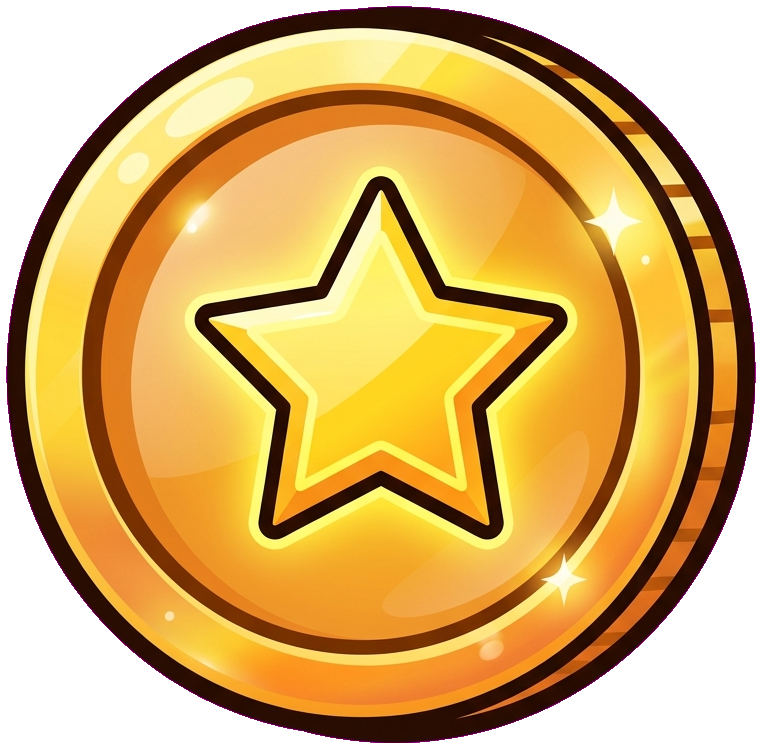
#> input picture assets/raw/coin.png, 762 x 749 px
$ python -i benchmark_dual_plate_transfer.py   (imports and definitions only)
#> lines starting #> are read from the running program, lines starting #| are printed output that depends on the picture
#!/usr/bin/env python3
from __future__ import annotations

import argparse
import json
import sys
from pathlib import Path
from time import perf_counter
from typing import Any

from PIL import Image, ImageDraw, ImageFont

ROOT = Path(__file__).resolve().parents[2]
if str(ROOT) not in sys.path:
    sys.path.insert(0, str(ROOT))

try:
    import numpy as np
except ImportError:  # pragma: no cover
    np = None

from tools.assets.atomic_io import save_image_atomic, write_json_atomic, write_text_atomic
from tools.assets.benchmark_cutout_modes import (
    BACKGROUNDS,
    checkerboard,
    contain,
    font,
    metrics,
    project_path,
    rel,
    source_image_for_case,
    soft_chroma_matte,
)
from tools.assets.dual_plate_alpha import extract_dual_plate_alpha


RGB = tuple[int, int, int]


# [13 lines left out: functions parse_color, load_cases, not called in this run]


def crop_case(case: dict[str, Any]) -> Image.Image:
    source, _source_label, _rect = source_image_for_case(case)
    return source


# [47 lines left out: functions composite_on, render_cell, prepare_source_reference, not called in this run]


def alpha_bbox(image: Image.Image) -> tuple[int, int, int, int] | None:
    return image.convert("RGBA").getchannel("A").getbbox()


def trim_alpha(image: Image.Image) -> Image.Image:
    bbox = alpha_bbox(image)
    if not bbox:
        return image.convert("RGBA")
    return image.convert("RGBA").crop(bbox)


# [293 lines left out: functions threshold_bbox, transfer_alpha_to_source, transfer_alpha_to_source_bbox, alpha_iou, foreground_mask_from_bg, bbox_from_mask and 6 more, not called in this run]


# [2 lines not run here, left out]

>>> from PIL import Image
>>> picture = Image.open('../../assets/raw/coin.png')
#> picture is the input picture: PIL image 762x749 RGBA; mean R, G, B, A 214.7, 118.8, 103.2, 195.8
>>> result = trim_alpha(picture)
#> in trim_alpha, `bbox = alpha_bbox(image)`: bbox = (6, 6, 756, 743)
#> in trim_alpha, `return image.convert("RGBA").crop(bbox)`:
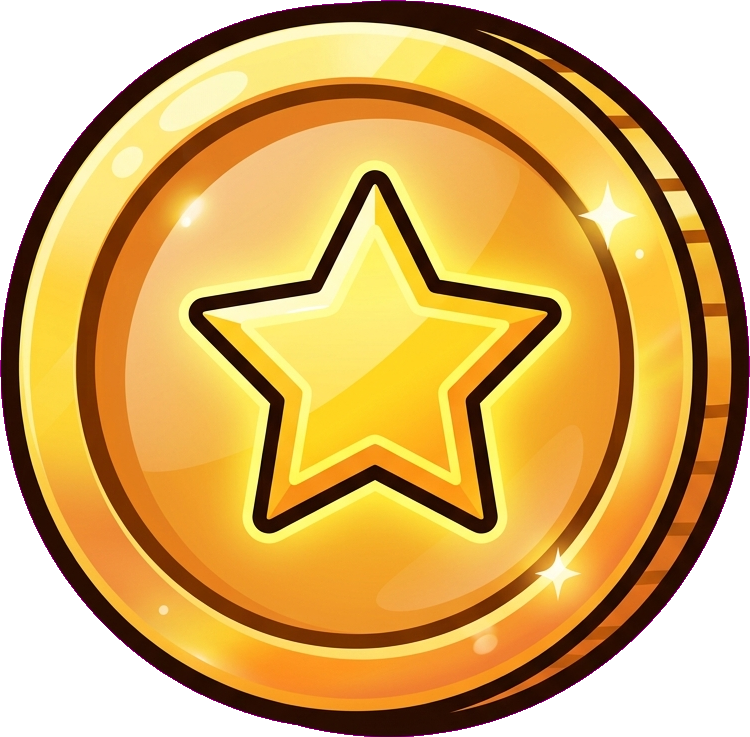
#> returned value: PIL image 750x737 RGBA; mean R, G, B, A 213.5, 122.4, 98.5, 202.2; transparent parts drawn white

$ run again, on assets/raw/hp_bar.png
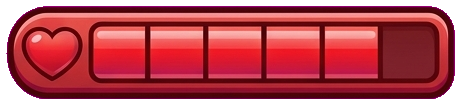
#> input picture assets/raw/hp_bar.png, 461 x 105 px
#> picture is the input picture: PIL image 461x105 RGBA; mean R, G, B, A 182.3, 39, 86.2, 214
#> bbox = (6, 6, 455, 99)
#> in trim_alpha, `return image.convert("RGBA").crop(bbox)`:
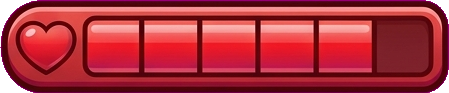
#> returned value: PIL image 449x93 RGBA; mean R, G, B, A 172.1, 43.5, 61.7, 248; transparent parts drawn white

$ run again, on assets/raw/keep.png
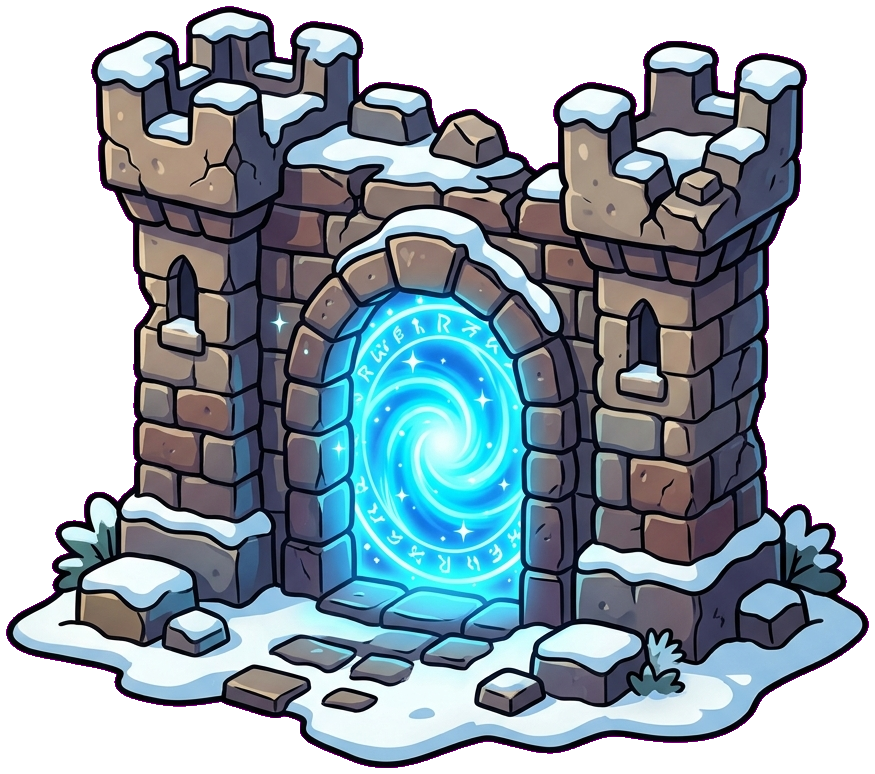
#> input picture assets/raw/keep.png, 875 x 774 px
#> picture is the input picture: PIL image 875x774 RGBA; mean R, G, B, A 150.9, 87.1, 174.1, 174.1
#> bbox = (6, 6, 869, 768)
#> in trim_alpha, `return image.convert("RGBA").crop(bbox)`:
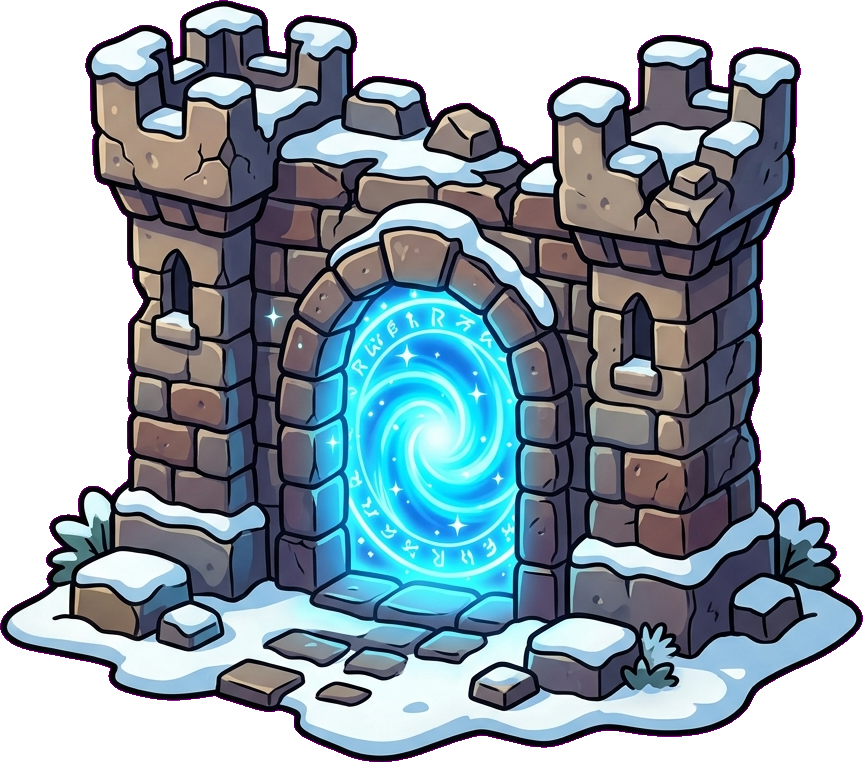
#> returned value: PIL image 863x762 RGBA; mean R, G, B, A 147.8, 89.6, 171.8, 179.3; transparent parts drawn white
